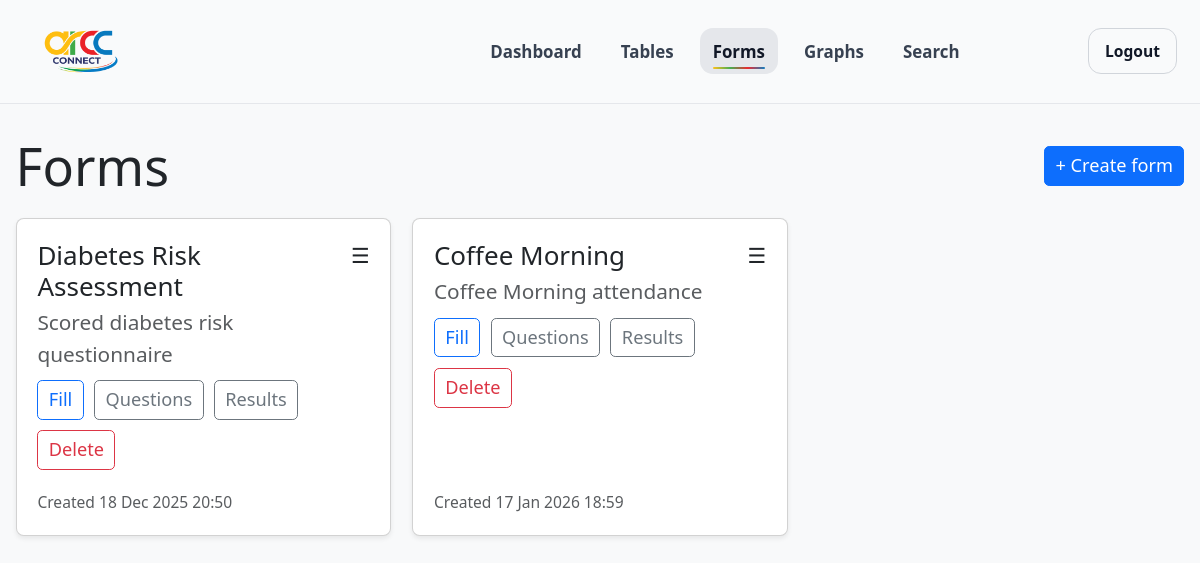
Page /forms/ (signed in) on the committed database.
### forms_builder/models.py (models this page shows, shortened)
class FormDefinition(models.Model):
    name = models.CharField(max_length=200)
    description = models.TextField(blank=True)
    order = models.PositiveIntegerField(default=0)
    created_by = models.ForeignKey(
        settings.AUTH_USER_MODEL,
        on_delete=models.SET_NULL,
        null=True,
        blank=True
    )
    created_at = models.DateTimeField(auto_now_add=True)

### forms_builder/views.py (the view)
# urls.py: path("forms/", forms_page, name="forms_page"),
@login_required
def forms_page(request):
    qs = FormDefinition.objects.all().order_by("order", "created_at", "id")
    return render(request, "forms_builder/forms_page.html", {
        "forms": qs,
        "can_manage": can_manage_forms(request.user),
    })

### accounts/utils.py (called while the page is built)
def get_role(user) -> str | None:
    return getattr(user, "role", None)

def is_volunteer(user) -> bool:
    return get_role(user) == "VOLUNTEER"

def can_manage_forms(user) -> bool:
    return user.is_authenticated and not is_volunteer(user)

### templates/forms_builder/forms_page.html (shortened to what this page needs)
{% extends "base.html" %}
{% block content %}
<div class="d-flex justify-content-between align-items-center mb-3">
  <h1 class="m-0">Forms</h1>
  <a class="btn btn-primary btn-sm" href="{% url 'form_create' %}">+ Create form</a>
</div>
<div class="row g-3" id="forms-list">
  {% for f in forms %}
    <div class="col-12 col-md-6 col-lg-4 form-col" data-id="{{ f.id }}">
      <div class="card shadow-sm h-100 form-card">
        <div class="card-body d-flex flex-column">
          <div class="d-flex align-items-start justify-content-between gap-2">
            <h5 class="card-title mb-1">{{ f.name }}</h5>
            {% if can_manage %}
              <span class="drag-handle" style="cursor:grab; user-select:none;" title="Drag to reorder" aria-label="Drag to reorder">☰</span>
            {% endif %}
          </div>
          {% if f.description %}
            <p class="card-text text-muted mb-2">
              {{ f.description }}
            </p>
          {% endif %}
          <div class="d-flex flex-wrap gap-2 mb-3">
            <a class="btn btn-sm btn-outline-primary"
               href="{% url 'form_fill' f.id %}">
              Fill
            </a>
            <a class="btn btn-sm btn-outline-secondary"
               href="{% url 'questions_list' f.id %}">
              Questions
            </a>
            <a class="btn btn-sm btn-outline-secondary"
               href="{% url 'form_results' f.id %}">
              Results
            </a>
            <form method="post"
                  action="{% url 'form_delete' f.id %}"
                  onsubmit="return confirm('Delete this form and all its submissions?');">
              <button type="submit" class="btn btn-sm btn-outline-danger">
                Delete
              </button>
            </form>
          </div>
          <div class="mt-auto">
            <p class="text-muted mb-0" style="font-size: 12px;">
              Created {{ f.created_at|date:"d M Y H:i" }}
            </p>
          </div>
        </div>
      </div>
    </div>
  {% empty %}
    <div class="col-12">
      <div class="alert alert-info">
        No forms yet. Click “Create form”.
      </div>
    </div>
  {% endfor %}
</div>
{% endblock %}

### static/css/app.css (style rules this page uses)
html { zoom: 130% }
.fx-in { opacity: 0; transform: translateY(10px); animation: fxIn 420ms ease forwards; }
.fx-in-delay-1 { animation-delay: 80ms; }
.fx-in-delay-2 { animation-delay: 160ms; }
.fx-in-delay-3 { animation-delay: 240ms; }

### templates/forms_builder/forms_page.html (style rules this page uses)
.form-card { transition: transform 160ms ease, box-shadow 160ms ease; }

### rows in the picture
FormDefinition: name "Diabetes Risk Assessment", description "Scored diabetes risk questionnaire", created_at "18 Dec 2025 20:50"
FormDefinition: name "Coffee Morning", description "Coffee Morning attendance", created_at "17 Jan 2026 18:59"
